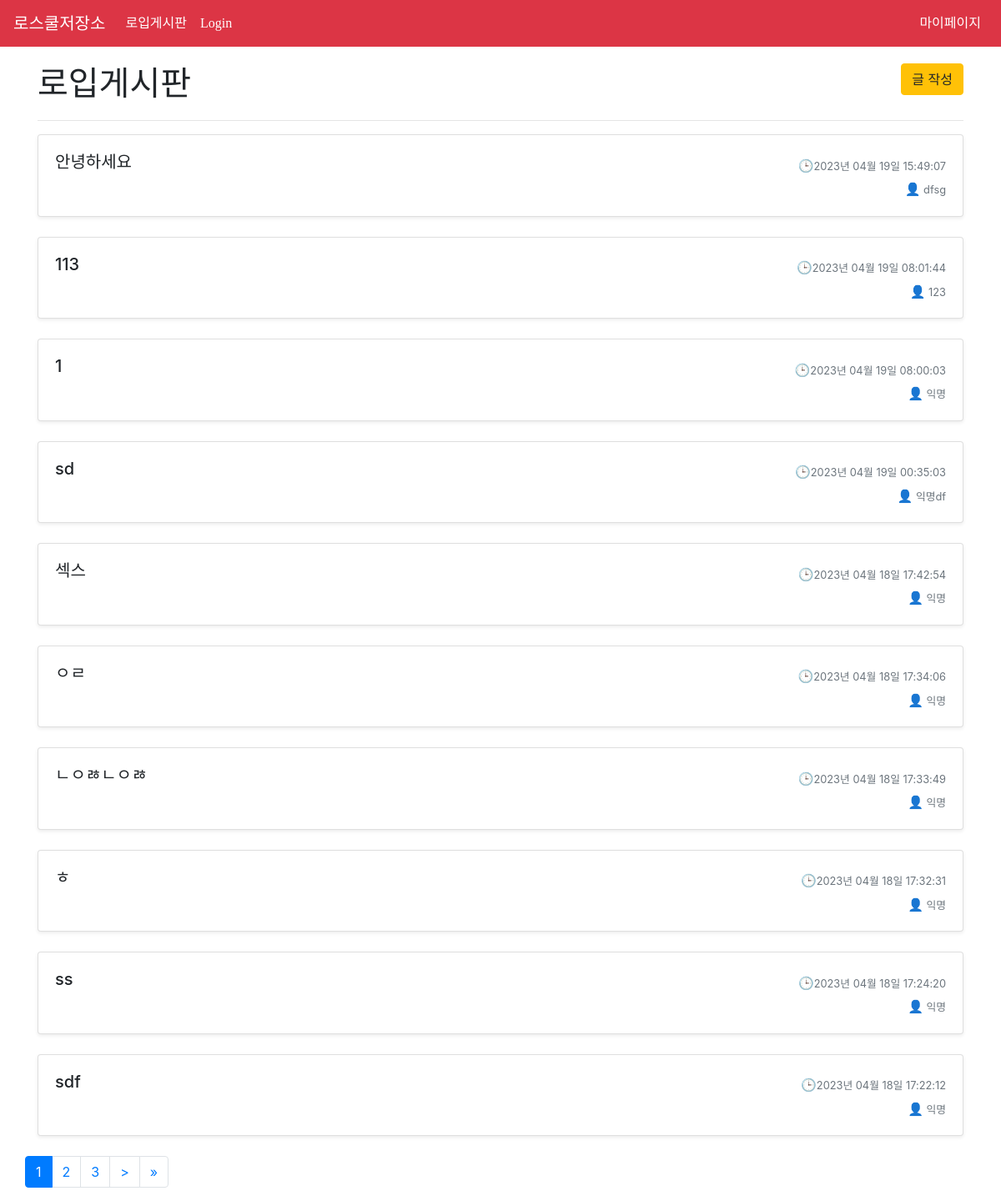
The page /posts/ on the database as committed earlier.
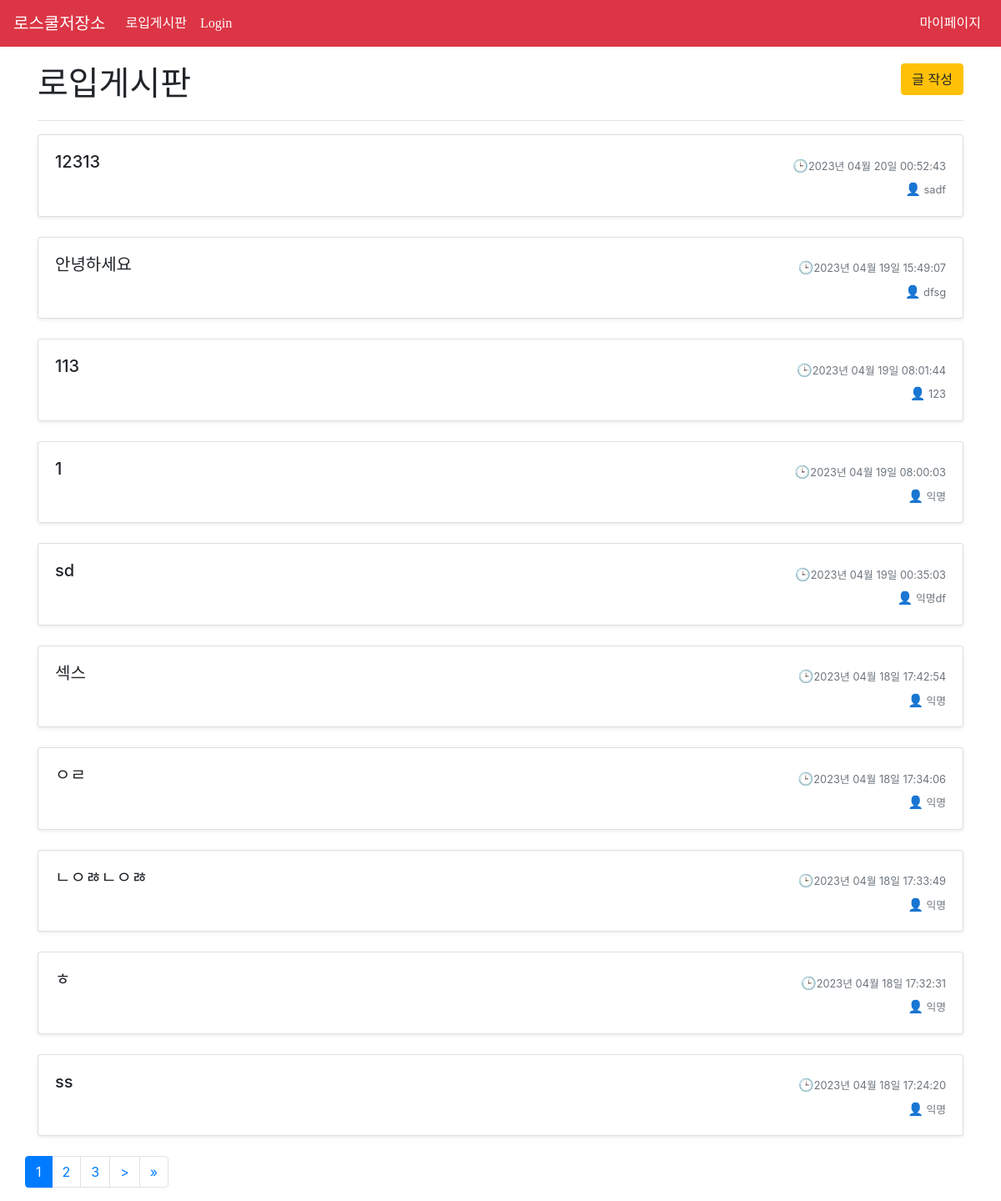
The same page on the database as committed later.
### Posts/models.py (models this page shows, shortened)
class Post(models.Model):
    title = models.CharField(max_length=20)
    content = HTMLField()
    image = models.ImageField(upload_to='images/', blank=True, null=True)
    pub_date = models.DateTimeField(auto_now_add=True)
    author = models.CharField(max_length=8)
    author_ip = models.CharField(max_length=15)
    password = models.CharField(max_length=100)
    is_deleted = models.BooleanField(default=False)

### Posts/views.py (the view)
# urls.py: path('', ListPostView.as_view(), name='post_list'),
class ListPostView(ListView):
    model = Post
    template_name = 'Posts/list_post.html'
    context_object_name = 'posts'
    ordering = ['-pub_date']
    paginate_by = 10
    def get_context_data(self, **kwargs):
        context = super().get_context_data(**kwargs)
        page = self.request.GET.get('page')
        paginator = Paginator(context['posts'], self.paginate_by)
        context['posts'] = paginator.get_page(page)
        for post in context['posts']:
            post_time = post.pub_date.replace(tzinfo=None)
            post.time = time_elapsed_string(post_time)
        return context

### Posts/views.py (called while the page is built)
def time_elapsed_string(dt):
    diff = datetime.datetime.utcnow() - dt
    diff_in_minutes = diff.total_seconds() / 60.0
    if diff_in_minutes < 1:
        return '방금 전'
    elif diff_in_minutes < 60:
        return f'{int(diff_in_minutes)}분 전'
    elif diff_in_minutes < 24 * 60:
        return f'{int(diff_in_minutes // 60)}시간 전'
    else:
        return dt.strftime('%Y년 %m월 %d일 %H:%M:%S')

### Posts/templates/Posts/list_post.html (shortened to what this page needs)
{% extends 'base.html' %}
{% block content %}
<div class="container">
  <div class="posts-header">
    <h1>로입게시판</h1>
    <div>
      <a href="{% url 'Posts:post_new' %}" class="btn btn-warning">글 작성</a>
    </div>
  </div>
  <hr>
  {% if posts %}
  <div class="row">
    {% for post in posts %}
    {% if post.is_deleted %}
    {% else %}
    <div class="col-md-12">
      <div class="card mb-4 shadow-sm">
        <div class="card-body">
          <div class="d-flex justify-content-between align-items-center">
            <h5 class="card-title">{{ post.title }}</h5>
            <small class="text-muted"><span class="emoji" style="font-size: 15px;">🕒</span>{{ post.time}}</small>
          </div>
          <small class="text-muted"><span class="emoji" style="font-size: 15px;">👤</span> {{ post.author }}</small>
        </div>
      </div>
    </div>
    {% endif %}
    {% endfor %}
      <nav aria-label="Page navigation example", class = "text-center">
        <ul class="pagination justify-content-center text-center">
          {% for num in page_obj.paginator.page_range %}
          {% if page_obj.number == num %}
          <li class="page-item active">
            <a class="page-link btn-rounded" href="#">{{ num }}</a>
          </li>
          {% elif num > page_obj.number|add:'-3' and num < page_obj.number|add:'3' %}
          <li class="page-item">
            <a class="page-link btn-rounded" href="?page={{ num }}">{{ num }}</a>
          </li>
          {% endif %}
          {% endfor %}
          {% if page_obj.has_next %}
          <li class="page-item">
            <a class="page-link btn-rounded" href="?page={{ page_obj.next_page_number }}" aria-label="Next">
              <span aria-hidden="true">&gt;</span>
            </a>
          </li>
          <li class="page-item">
            <a class="page-link btn-rounded" href="?page={{ page_obj.paginator.num_pages }}" aria-label="Last">
              <span aria-hidden="true">&raquo;</span>
            </a>
          </li>
          {% endif %}
        </ul>
      </nav>
    {% else %}
      <p>No posts are available.</p>
    {% endif %}
  </div>
{% endblock %}

Rows that differ between the two databases and show on the page:
no longer on this page (row unchanged): Post: title "sdf", time "2023년 04월 18일 17:22:12", author "익명"
added Post: title "12313", time "2023년 04월 20일 00:52:43", author "sadf"
